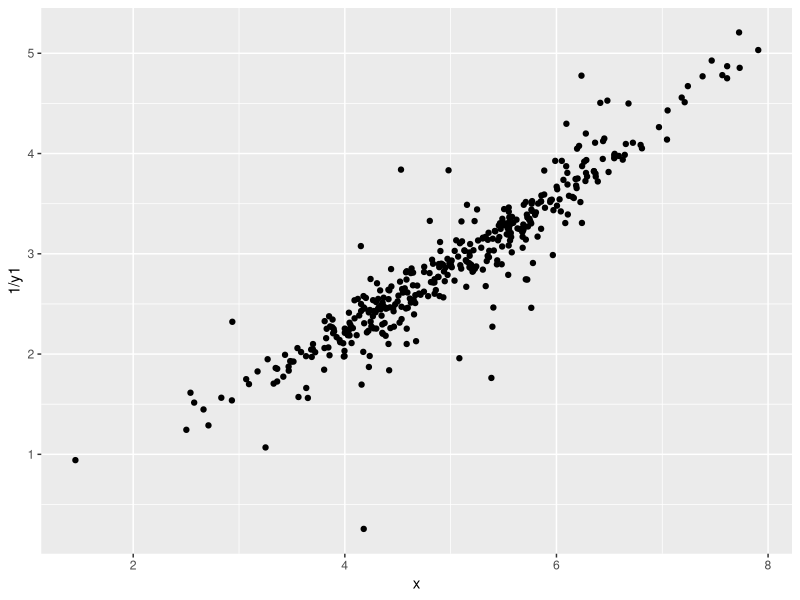
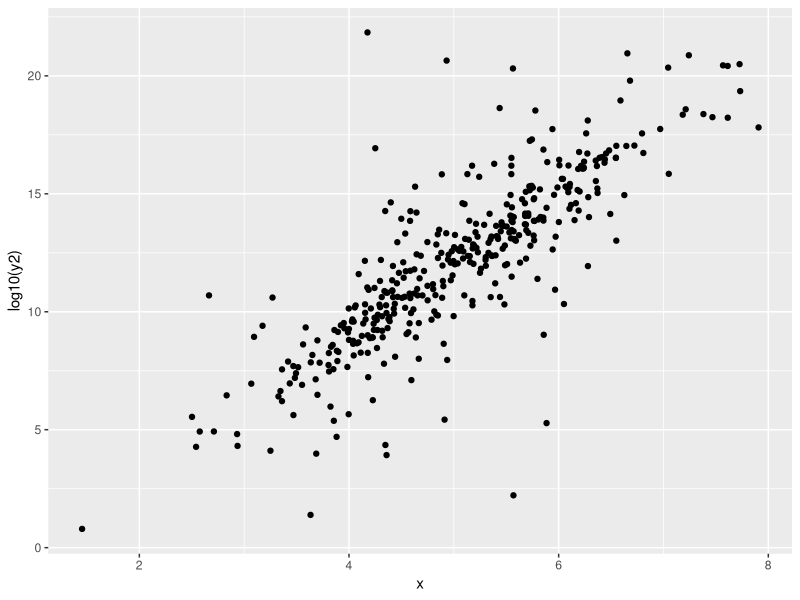
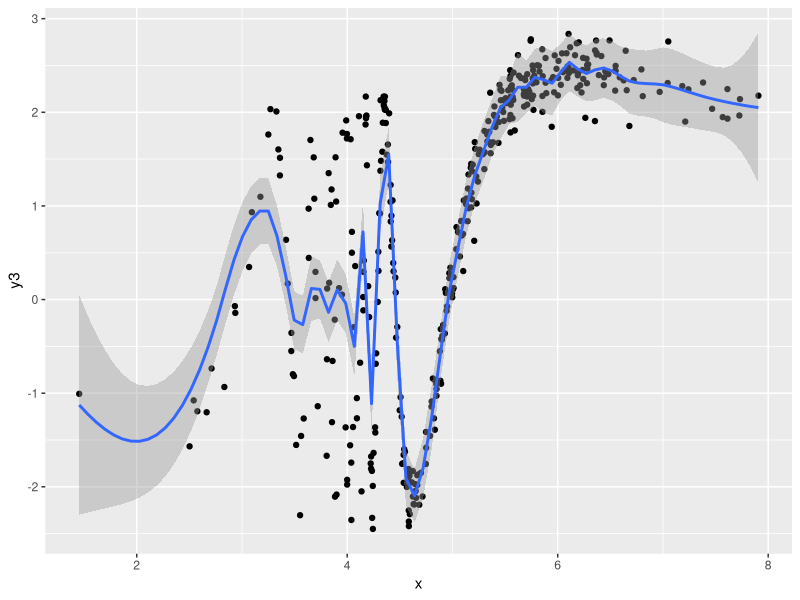

Recreate these plots in R, in order.
library(ggplot2)
library(broom)

ps3data = read.table("s670-ps3-data.txt", header = TRUE)

ggplot(ps3data, aes(x=x, y=1/y1)) + geom_point() + geom_smooth(method.args=list(degree=1))
ggplot(ps3data, aes(x=x, y=log10(y2))) + geom_point() + geom_smooth(method.args=list(degree=1, family="symmetric"))
ggplot(ps3data, aes(x=x, y=y3)) + geom_point() + geom_smooth(span=0.1)